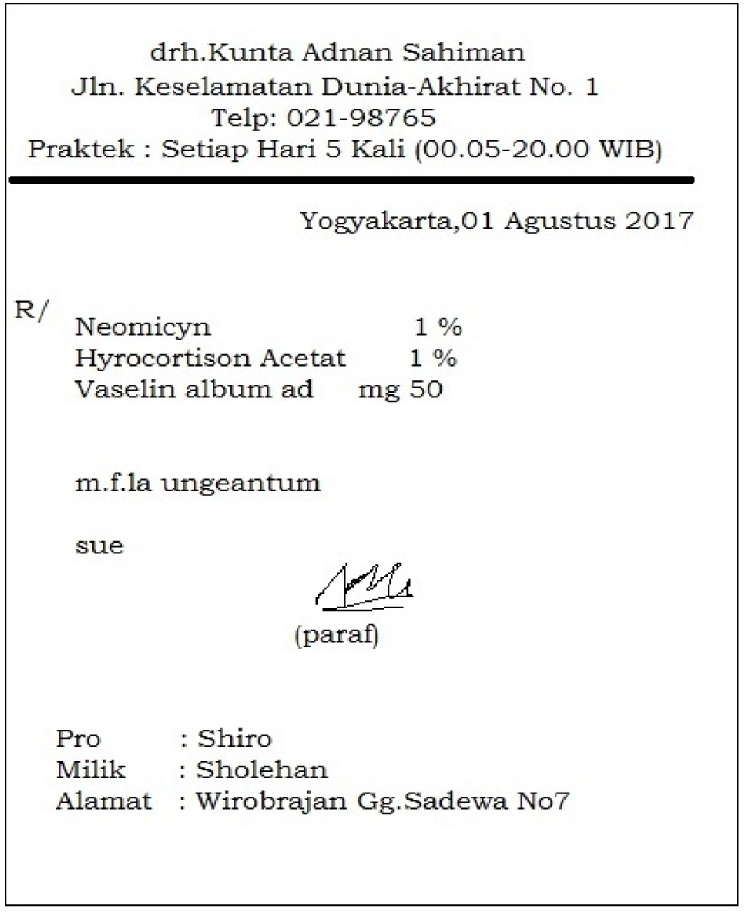
#> input picture resep_2976x3664.png, 2976 x 3664 px (shown at 1/4 size)
$ python main.py
#> lines starting #> are read from the running program, lines starting #| are printed output that depends on the picture
import cv2
import numpy as np
import pytesseract
import os

pytesseract.pytesseract.tesseract_cmd='C:\\Program Files\\Tesseract-OCR\\tesseract.exe'

imgQ=cv2.imread('resep_2976x3664.png')
#> imgQ is the input picture: shape (3664, 2976, 3); mean B, G, R 242.9, 243.3, 243.1
h,w,c=imgQ.shape
#> h = 3664; w = 2976; c = 3
imgQ=cv2.resize(imgQ,(w//4,h//4))
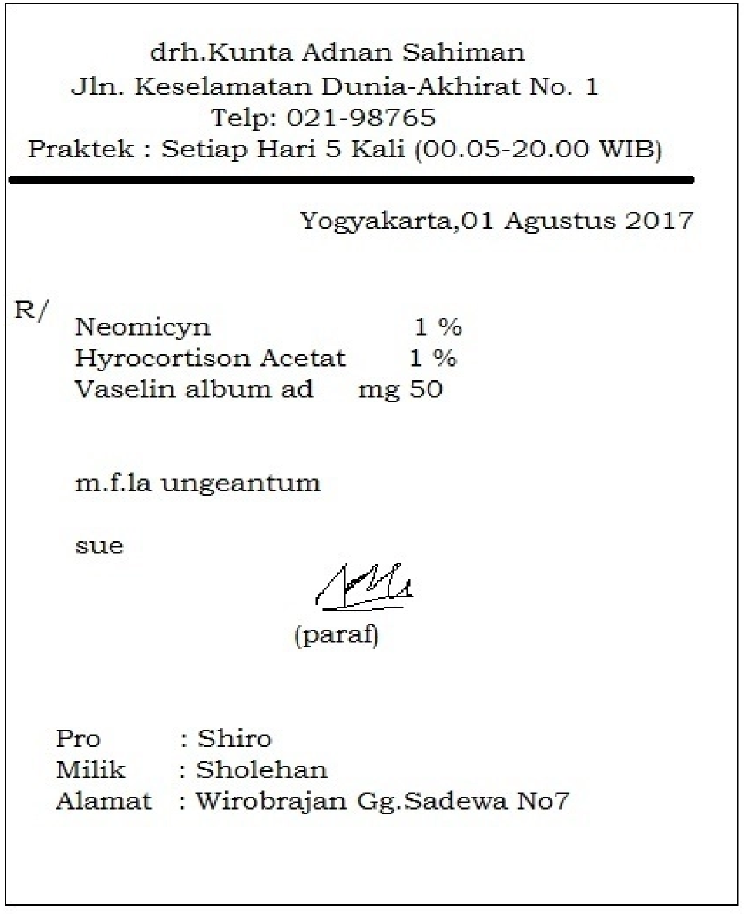
#> imgQ: shape (916, 744, 3); mean B, G, R 243, 243.4, 243.2

orb=cv2.ORB_create(1000)
kp1,des1=orb.detectAndCompute(imgQ, None)
#> kp1 = 1000 keypoints; strongest (x, y, size): (391, 595, 31), (396, 564, 31), (496, 57, 31), (426, 57, 31)
impKp1=cv2.drawKeypoints(imgQ, kp1,None)
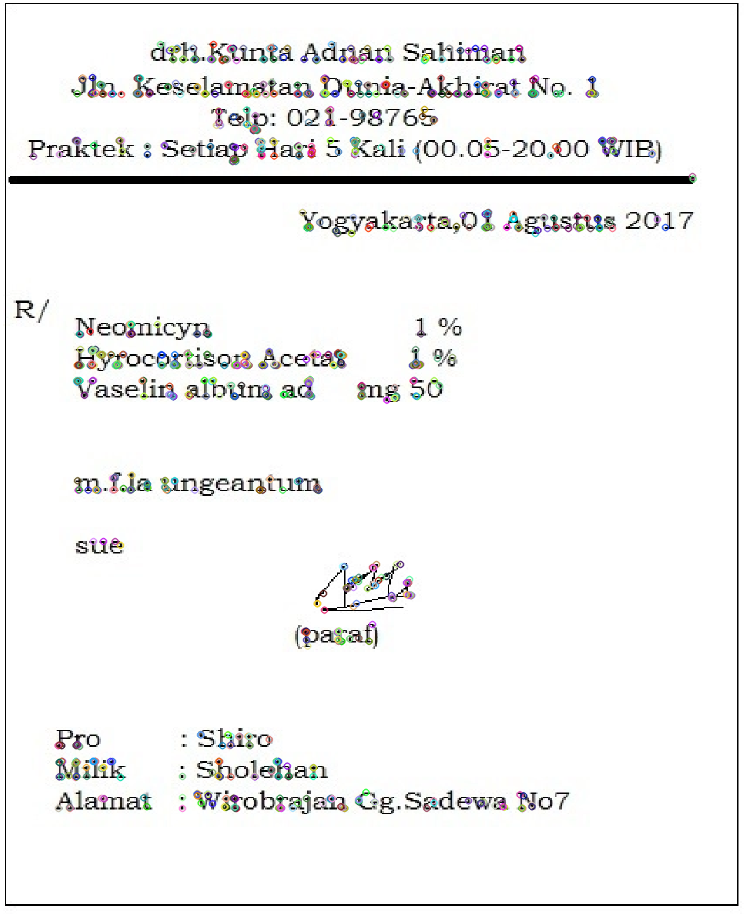
#> impKp1: shape (916, 744, 3); mean B, G, R 241.9, 242.3, 242.2

cv2.imshow("KeyPointsQuery",impKp1)
cv2.imshow("output",imgQ)
cv2.waitKey(0)
